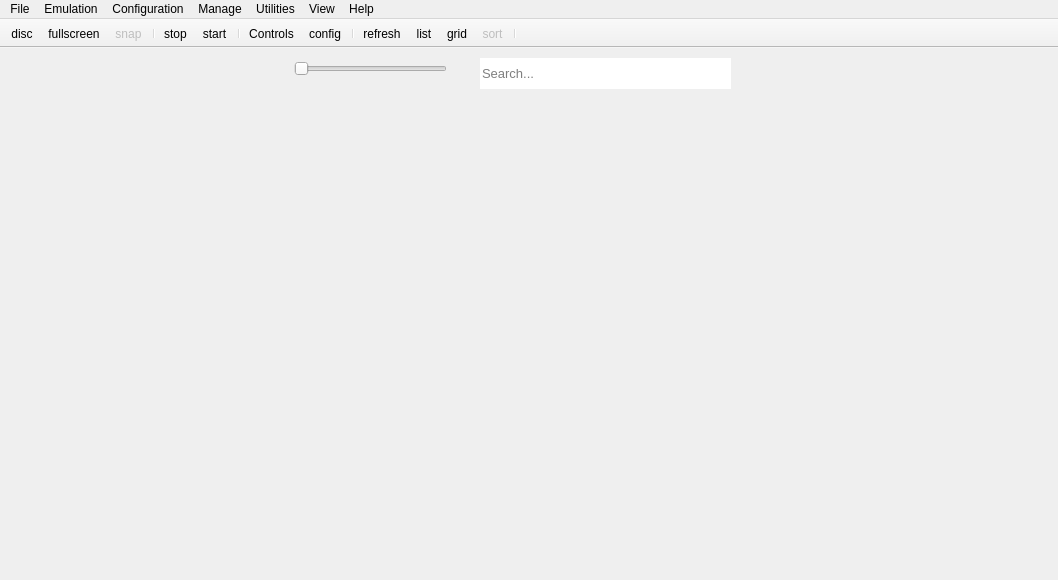
<?xml version="1.0" encoding="UTF-8"?>
<ui version="4.0">
 <class>main_window</class>
 <widget class="QMainWindow" name="main_window">
  <property name="geometry">
   <rect>
    <x>0</x>
    <y>0</y>
    <width>1058</width>
    <height>580</height>
   </rect>
  </property>
  <property name="sizePolicy">
   <sizepolicy hsizetype="Expanding" vsizetype="Expanding">
    <horstretch>0</horstretch>
    <verstretch>0</verstretch>
   </sizepolicy>
  </property>
  <property name="minimumSize">
   <size>
    <width>4</width>
    <height>0</height>
   </size>
  </property>
  <property name="windowTitle">
   <string>RPCS3</string>
  </property>
  <property name="autoFillBackground">
   <bool>false</bool>
  </property>
  <property name="animated">
   <bool>true</bool>
  </property>
  <property name="dockNestingEnabled">
   <bool>true</bool>
  </property>
  <property name="dockOptions">
   <set>QMainWindow::AllowNestedDocks|QMainWindow::AllowTabbedDocks|QMainWindow::AnimatedDocks|QMainWindow::GroupedDragging</set>
  </property>
  <widget class="QWidget" name="centralWidget">
   <property name="sizePolicy">
    <sizepolicy hsizetype="Expanding" vsizetype="Expanding">
     <horstretch>0</horstretch>
     <verstretch>0</verstretch>
    </sizepolicy>
   </property>
   <widget class="QLineEdit" name="mw_searchbar">
    <property name="geometry">
     <rect>
      <x>480</x>
      <y>10</y>
      <width>251</width>
      <height>31</height>
     </rect>
    </property>
    <property name="sizePolicy">
     <sizepolicy hsizetype="Expanding" vsizetype="Fixed">
      <horstretch>0</horstretch>
      <verstretch>0</verstretch>
     </sizepolicy>
    </property>
    <property name="font">
     <font>
      <pointsize>10</pointsize>
      <weight>50</weight>
      <bold>false</bold>
     </font>
    </property>
    <property name="focusPolicy">
     <enum>Qt::ClickFocus</enum>
    </property>
    <property name="frame">
     <bool>false</bool>
    </property>
    <property name="placeholderText">
     <string>Search...</string>
    </property>
    <property name="clearButtonEnabled">
     <bool>false</bool>
    </property>
   </widget>
   <widget class="QWidget" name="sizeSliderContainer" native="true">
    <property name="geometry">
     <rect>
      <x>280</x>
      <y>10</y>
      <width>181</width>
      <height>21</height>
     </rect>
    </property>
    <property name="sizePolicy">
     <sizepolicy hsizetype="Fixed" vsizetype="Preferred">
      <horstretch>0</horstretch>
      <verstretch>0</verstretch>
     </sizepolicy>
    </property>
    <layout class="QHBoxLayout" name="horizontalLayout">
     <property name="spacing">
      <number>0</number>
     </property>
     <property name="leftMargin">
      <number>14</number>
     </property>
     <property name="topMargin">
      <number>0</number>
     </property>
     <property name="rightMargin">
      <number>14</number>
     </property>
     <property name="bottomMargin">
      <number>0</number>
     </property>
     <item>
      <widget class="QSlider" name="sizeSlider">
       <property name="sizePolicy">
        <sizepolicy hsizetype="Expanding" vsizetype="Preferred">
         <horstretch>0</horstretch>
         <verstretch>0</verstretch>
        </sizepolicy>
       </property>
       <property name="focusPolicy">
        <enum>Qt::ClickFocus</enum>
       </property>
       <property name="autoFillBackground">
        <bool>false</bool>
       </property>
       <property name="orientation">
        <enum>Qt::Horizontal</enum>
       </property>
       <property name="tickPosition">
        <enum>QSlider::NoTicks</enum>
       </property>
      </widget>
     </item>
    </layout>
   </widget>
  </widget>
  <widget class="QMenuBar" name="menuBar">
   <property name="geometry">
    <rect>
     <x>0</x>
     <y>0</y>
     <width>1058</width>
     <height>21</height>
    </rect>
   </property>
   <property name="contextMenuPolicy">
    <enum>Qt::PreventContextMenu</enum>
   </property>
   <widget class="QMenu" name="menuFile">
    <property name="title">
     <string>File</string>
    </property>
    <widget class="QMenu" name="bootRecentMenu">
     <property name="enabled">
      <bool>true</bool>
     </property>
     <property name="title">
      <string>Boot Recent</string>
     </property>
     <property name="toolTipsVisible">
      <bool>true</bool>
     </property>
     <addaction name="clearRecentAct"/>
     <addaction name="freezeRecentAct"/>
     <addaction name="separator"/>
    </widget>
    <addaction name="bootElfAct"/>
    <addaction name="bootGameAct"/>
    <addaction name="bootRecentMenu"/>
    <addaction name="separator"/>
    <addaction name="bootInstallPkgAct"/>
    <addaction name="bootInstallPupAct"/>
    <addaction name="separator"/>
    <addaction name="exitAct"/>
   </widget>
   <widget class="QMenu" name="menuEmulation">
    <property name="title">
     <string>Emulation</string>
    </property>
    <addaction name="sysPauseAct"/>
    <addaction name="sysStopAct"/>
    <addaction name="sysRebootAct"/>
    <addaction name="actFrame_Advance"/>
    <addaction name="separator"/>
    <addaction name="sysSendOpenMenuAct"/>
    <addaction name="sysSendExitAct"/>
   </widget>
   <widget class="QMenu" name="menuConfiguration">
    <property name="title">
     <string>Configuration</string>
    </property>
    <addaction name="confCPUAct"/>
    <addaction name="confGPUAct"/>
    <addaction name="separator"/>
    <addaction name="confPadsAct"/>
    <addaction name="confAudioAct"/>
    <addaction name="confIOAct"/>
    <addaction name="confSystemAct"/>
    <addaction name="separator"/>
    <addaction name="confAutopauseManagerAct"/>
   </widget>
   <widget class="QMenu" name="menuManage">
    <property name="title">
     <string>Manage</string>
    </property>
    <addaction name="confVFSDialogAct"/>
    <addaction name="separator"/>
    <addaction name="actionManage_Users"/>
    <addaction name="confSavedataManagerAct"/>
    <addaction name="actionManage_RAP_Licences"/>
    <addaction name="actionManage_Trophy_Data"/>
   </widget>
   <widget class="QMenu" name="menuUtilities">
    <property name="title">
     <string>Utilities</string>
    </property>
    <addaction name="toolsCgDisasmAct"/>
    <addaction name="toolskernel_explorerAct"/>
    <addaction name="toolsmemory_viewerAct"/>
    <addaction name="toolsRsxDebuggerAct"/>
    <addaction name="toolsStringSearchAct"/>
    <addaction name="separator"/>
    <addaction name="toolsDecryptSprxLibsAct"/>
   </widget>
   <widget class="QMenu" name="menuView">
    <property name="title">
     <string>View</string>
    </property>
    <widget class="QMenu" name="menuGame_List_Icons">
     <property name="title">
      <string>Game List Icons</string>
     </property>
     <addaction name="setIconSizeTinyAct"/>
     <addaction name="setIconSizeSmallAct"/>
     <addaction name="setIconSizeMediumAct"/>
     <addaction name="setIconSizeLargeAct"/>
    </widget>
    <widget class="QMenu" name="menuGame_List_Mode">
     <property name="title">
      <string>Game List Mode</string>
     </property>
     <addaction name="setlistModeListAct"/>
     <addaction name="setlistModeGridAct"/>
    </widget>
    <widget class="QMenu" name="menuGame_Categories">
     <property name="title">
      <string>Game Categories</string>
     </property>
     <addaction name="showCatHDDGameAct"/>
     <addaction name="showCatDiscGameAct"/>
     <addaction name="showCatHomeAct"/>
     <addaction name="showCatAudioVideoAct"/>
     <addaction name="showCatGameDataAct"/>
     <addaction name="showCatUnknownAct"/>
     <addaction name="showCatOtherAct"/>
    </widget>
    <addaction name="showDebuggerAct"/>
    <addaction name="showLogAct"/>
    <addaction name="separator"/>
    <addaction name="showToolBarAct"/>
    <addaction name="separator"/>
    <addaction name="showGameListAct"/>
    <addaction name="separator"/>
    <addaction name="refreshGameListAct"/>
    <addaction name="menuGame_List_Mode"/>
    <addaction name="menuGame_List_Icons"/>
    <addaction name="menuGame_Categories"/>
   </widget>
   <widget class="QMenu" name="menuHelp">
    <property name="title">
     <string>Help</string>
    </property>
    <addaction name="actionCheck_for_Updates"/>
    <addaction name="separator"/>
    <addaction name="aboutAct"/>
    <addaction name="aboutQtAct"/>
   </widget>
   <addaction name="menuFile"/>
   <addaction name="menuEmulation"/>
   <addaction name="menuConfiguration"/>
   <addaction name="menuManage"/>
   <addaction name="menuUtilities"/>
   <addaction name="menuView"/>
   <addaction name="menuHelp"/>
  </widget>
  <widget class="QToolBar" name="toolBar">
   <property name="sizePolicy">
    <sizepolicy hsizetype="Preferred" vsizetype="Preferred">
     <horstretch>0</horstretch>
     <verstretch>0</verstretch>
    </sizepolicy>
   </property>
   <property name="contextMenuPolicy">
    <enum>Qt::PreventContextMenu</enum>
   </property>
   <property name="windowTitle">
    <string>Show tool bar</string>
   </property>
   <property name="movable">
    <bool>false</bool>
   </property>
   <property name="allowedAreas">
    <set>Qt::TopToolBarArea</set>
   </property>
   <property name="iconSize">
    <size>
     <width>30</width>
     <height>30</height>
    </size>
   </property>
   <property name="toolButtonStyle">
    <enum>Qt::ToolButtonIconOnly</enum>
   </property>
   <property name="floatable">
    <bool>false</bool>
   </property>
   <attribute name="toolBarArea">
    <enum>TopToolBarArea</enum>
   </attribute>
   <attribute name="toolBarBreak">
    <bool>false</bool>
   </attribute>
   <addaction name="toolbar_disc"/>
   <addaction name="toolbar_fullscreen"/>
   <addaction name="toolbar_snap"/>
   <addaction name="separator"/>
   <addaction name="toolbar_stop"/>
   <addaction name="toolbar_start"/>
   <addaction name="separator"/>
   <addaction name="toolbar_controls"/>
   <addaction name="toolbar_config"/>
   <addaction name="separator"/>
   <addaction name="toolbar_refresh"/>
   <addaction name="toolbar_list"/>
   <addaction name="toolbar_grid"/>
   <addaction name="toolbar_sort"/>
   <addaction name="separator"/>
  </widget>
  <action name="bootElfAct">
   <property name="text">
    <string>Boot SELF/ELF</string>
   </property>
  </action>
  <action name="bootGameAct">
   <property name="text">
    <string>Boot Game</string>
   </property>
  </action>
  <action name="bootInstallPkgAct">
   <property name="text">
    <string>Install .pkg</string>
   </property>
   <property name="toolTip">
    <string>Install application from pkg file</string>
   </property>
  </action>
  <action name="bootInstallPupAct">
   <property name="text">
    <string>Install Firmware</string>
   </property>
   <property name="toolTip">
    <string>Install firmware from PS3UPDAT.PUP</string>
   </property>
  </action>
  <action name="sysPauseAct">
   <property name="enabled">
    <bool>false</bool>
   </property>
   <property name="icon">
    <iconset resource="../resources.qrc">
     <normaloff>:/Icons/pause.png</normaloff>:/Icons/pause.png</iconset>
   </property>
   <property name="text">
    <string>Pause</string>
   </property>
   <property name="toolTip">
    <string>Start Emulation</string>
   </property>
  </action>
  <action name="sysStopAct">
   <property name="enabled">
    <bool>false</bool>
   </property>
   <property name="icon">
    <iconset resource="../resources.qrc">
     <normaloff>:/Icons/stop.png</normaloff>:/Icons/stop.png</iconset>
   </property>
   <property name="text">
    <string>Stop</string>
   </property>
   <property name="toolTip">
    <string>Stop Emulation</string>
   </property>
  </action>
  <action name="sysSendOpenMenuAct">
   <property name="enabled">
    <bool>false</bool>
   </property>
   <property name="text">
    <string>Send Open System Menu CMD</string>
   </property>
  </action>
  <action name="sysSendExitAct">
   <property name="enabled">
    <bool>false</bool>
   </property>
   <property name="text">
    <string>Send Exit CMD</string>
   </property>
  </action>
  <action name="confCPUAct">
   <property name="text">
    <string>CPU</string>
   </property>
   <property name="toolTip">
    <string>Configure CPU</string>
   </property>
  </action>
  <action name="confGPUAct">
   <property name="text">
    <string>GPU</string>
   </property>
   <property name="toolTip">
    <string>Configure Graphics</string>
   </property>
  </action>
  <action name="confPadsAct">
   <property name="text">
    <string>Pads</string>
   </property>
   <property name="iconText">
    <string>Pads</string>
   </property>
   <property name="toolTip">
    <string>Configure Controls</string>
   </property>
  </action>
  <action name="confAudioAct">
   <property name="text">
    <string>Audio</string>
   </property>
   <property name="toolTip">
    <string>Configure Audio</string>
   </property>
  </action>
  <action name="confIOAct">
   <property name="text">
    <string>Input/Output</string>
   </property>
   <property name="toolTip">
    <string>Configure Input/Output</string>
   </property>
  </action>
  <action name="confSystemAct">
   <property name="text">
    <string>System</string>
   </property>
   <property name="toolTip">
    <string>Configure System</string>
   </property>
  </action>
  <action name="confAutopauseManagerAct">
   <property name="enabled">
    <bool>false</bool>
   </property>
   <property name="text">
    <string>Auto Pause</string>
   </property>
   <property name="toolTip">
    <string>Configure Auto Pause</string>
   </property>
  </action>
  <action name="exitAct">
   <property name="text">
    <string>Exit</string>
   </property>
   <property name="toolTip">
    <string>Exit RPCS3</string>
   </property>
   <property name="statusTip">
    <string>Exit the application</string>
   </property>
  </action>
  <action name="confSavedataManagerAct">
   <property name="enabled">
    <bool>true</bool>
   </property>
   <property name="text">
    <string>Save Data</string>
   </property>
   <property name="toolTip">
    <string>Manage Save Data</string>
   </property>
  </action>
  <action name="actionManage_Trophy_Data">
   <property name="enabled">
    <bool>true</bool>
   </property>
   <property name="text">
    <string>Trophies</string>
   </property>
   <property name="toolTip">
    <string>Manage Trophies</string>
   </property>
  </action>
  <action name="actionManage_Users">
   <property name="enabled">
    <bool>false</bool>
   </property>
   <property name="text">
    <string>User Accounts</string>
   </property>
   <property name="toolTip">
    <string>Manage User Accounts</string>
   </property>
  </action>
  <action name="toolsCgDisasmAct">
   <property name="text">
    <string>Cg Disasm</string>
   </property>
  </action>
  <action name="toolskernel_explorerAct">
   <property name="enabled">
    <bool>false</bool>
   </property>
   <property name="text">
    <string>Kernel Explorer</string>
   </property>
  </action>
  <action name="toolsmemory_viewerAct">
   <property name="enabled">
    <bool>false</bool>
   </property>
   <property name="text">
    <string>Memory Viewer</string>
   </property>
  </action>
  <action name="toolsRsxDebuggerAct">
   <property name="enabled">
    <bool>false</bool>
   </property>
   <property name="text">
    <string>RSX Debugger</string>
   </property>
  </action>
  <action name="toolsStringSearchAct">
   <property name="enabled">
    <bool>false</bool>
   </property>
   <property name="text">
    <string>String Search</string>
   </property>
  </action>
  <action name="toolsDecryptSprxLibsAct">
   <property name="text">
    <string>SPRX Decryption</string>
   </property>
  </action>
  <action name="showDebuggerAct">
   <property name="checkable">
    <bool>true</bool>
   </property>
   <property name="text">
    <string>Show Debugger</string>
   </property>
  </action>
  <action name="showLogAct">
   <property name="checkable">
    <bool>true</bool>
   </property>
   <property name="text">
    <string>Show Log/TTY</string>
   </property>
  </action>
  <action name="aboutAct">
   <property name="text">
    <string>About RPCS3</string>
   </property>
  </action>
  <action name="aboutQtAct">
   <property name="text">
    <string>About Qt</string>
   </property>
  </action>
  <action name="showGameListAct">
   <property name="checkable">
    <bool>true</bool>
   </property>
   <property name="text">
    <string>Show Game List</string>
   </property>
  </action>
  <action name="showToolBarAct">
   <property name="checkable">
    <bool>true</bool>
   </property>
   <property name="text">
    <string>Show Tool Bar</string>
   </property>
  </action>
  <action name="refreshGameListAct">
   <property name="text">
    <string>Game List Refresh</string>
   </property>
  </action>
  <action name="actionManage_RAP_Licences">
   <property name="enabled">
    <bool>false</bool>
   </property>
   <property name="text">
    <string>RAP Files</string>
   </property>
  </action>
  <action name="actionCheck_for_Updates">
   <property name="enabled">
    <bool>false</bool>
   </property>
   <property name="text">
    <string>Check for Updates</string>
   </property>
  </action>
  <action name="confVFSDialogAct">
   <property name="text">
    <string>Virtual File System</string>
   </property>
  </action>
  <action name="clearRecentAct">
   <property name="text">
    <string>List Clear</string>
   </property>
  </action>
  <action name="freezeRecentAct">
   <property name="checkable">
    <bool>true</bool>
   </property>
   <property name="text">
    <string>List Freeze</string>
   </property>
  </action>
  <action name="setIconSizeTinyAct">
   <property name="checkable">
    <bool>true</bool>
   </property>
   <property name="text">
    <string>Tiny</string>
   </property>
  </action>
  <action name="setIconSizeSmallAct">
   <property name="checkable">
    <bool>true</bool>
   </property>
   <property name="checked">
    <bool>true</bool>
   </property>
   <property name="text">
    <string>Small</string>
   </property>
  </action>
  <action name="setIconSizeMediumAct">
   <property name="checkable">
    <bool>true</bool>
   </property>
   <property name="text">
    <string>Medium</string>
   </property>
  </action>
  <action name="setIconSizeLargeAct">
   <property name="checkable">
    <bool>true</bool>
   </property>
   <property name="text">
    <string>Large</string>
   </property>
  </action>
  <action name="setlistModeListAct">
   <property name="checkable">
    <bool>true</bool>
   </property>
   <property name="checked">
    <bool>true</bool>
   </property>
   <property name="text">
    <string>List View</string>
   </property>
  </action>
  <action name="setlistModeGridAct">
   <property name="checkable">
    <bool>true</bool>
   </property>
   <property name="text">
    <string>Grid View</string>
   </property>
  </action>
  <action name="sysRebootAct">
   <property name="enabled">
    <bool>false</bool>
   </property>
   <property name="icon">
    <iconset resource="../resources.qrc">
     <normaloff>:/Icons/restart.png</normaloff>:/Icons/restart.png</iconset>
   </property>
   <property name="text">
    <string>Restart</string>
   </property>
  </action>
  <action name="showCatHDDGameAct">
   <property name="checkable">
    <bool>true</bool>
   </property>
   <property name="checked">
    <bool>true</bool>
   </property>
   <property name="text">
    <string>HDD Games</string>
   </property>
  </action>
  <action name="showCatDiscGameAct">
   <property name="checkable">
    <bool>true</bool>
   </property>
   <property name="checked">
    <bool>true</bool>
   </property>
   <property name="text">
    <string>Disc Games</string>
   </property>
  </action>
  <action name="showCatHomeAct">
   <property name="checkable">
    <bool>true</bool>
   </property>
   <property name="checked">
    <bool>true</bool>
   </property>
   <property name="text">
    <string>Home</string>
   </property>
  </action>
  <action name="showCatAudioVideoAct">
   <property name="checkable">
    <bool>true</bool>
   </property>
   <property name="checked">
    <bool>true</bool>
   </property>
   <property name="text">
    <string>Audio/Video</string>
   </property>
  </action>
  <action name="showCatGameDataAct">
   <property name="checkable">
    <bool>true</bool>
   </property>
   <property name="checked">
    <bool>true</bool>
   </property>
   <property name="text">
    <string>Game Data</string>
   </property>
  </action>
  <action name="showCatUnknownAct">
   <property name="checkable">
    <bool>true</bool>
   </property>
   <property name="checked">
    <bool>true</bool>
   </property>
   <property name="text">
    <string>Unknown</string>
   </property>
  </action>
  <action name="toolbar_start">
   <property name="icon">
    <iconset resource="../resources.qrc">
     <normaloff>:/Icons/pause.png</normaloff>:/Icons/pause.png</iconset>
   </property>
   <property name="text">
    <string>start</string>
   </property>
   <property name="toolTip">
    <string>Pause emulation</string>
   </property>
  </action>
  <action name="toolbar_stop">
   <property name="icon">
    <iconset resource="../resources.qrc">
     <normaloff>:/Icons/stop.png</normaloff>:/Icons/stop.png</iconset>
   </property>
   <property name="text">
    <string>stop</string>
   </property>
   <property name="toolTip">
    <string>Stop emulation</string>
   </property>
  </action>
  <action name="toolbar_config">
   <property name="icon">
    <iconset resource="../resources.qrc">
     <normaloff>:/Icons/configure.png</normaloff>:/Icons/configure.png</iconset>
   </property>
   <property name="text">
    <string>config</string>
   </property>
   <property name="toolTip">
    <string>Configuration</string>
   </property>
  </action>
  <action name="toolbar_controls">
   <property name="icon">
    <iconset resource="../resources.qrc">
     <normaloff>:/Icons/controls.png</normaloff>:/Icons/controls.png</iconset>
   </property>
   <property name="text">
    <string>Controls</string>
   </property>
   <property name="iconText">
    <string>Controls</string>
   </property>
   <property name="toolTip">
    <string>Configure controls</string>
   </property>
  </action>
  <action name="toolbar_snap">
   <property name="enabled">
    <bool>false</bool>
   </property>
   <property name="icon">
    <iconset resource="../resources.qrc">
     <normaloff>:/Icons/screenshot.png</normaloff>:/Icons/screenshot.png</iconset>
   </property>
   <property name="text">
    <string>snap</string>
   </property>
   <property name="toolTip">
    <string>Capture frame</string>
   </property>
   <property name="visible">
    <bool>false</bool>
   </property>
   <property name="iconVisibleInMenu">
    <bool>true</bool>
   </property>
  </action>
  <action name="toolbar_fullscreen">
   <property name="icon">
    <iconset resource="../resources.qrc">
     <normaloff>:/Icons/fullscreen.png</normaloff>:/Icons/fullscreen.png</iconset>
   </property>
   <property name="text">
    <string>fullscreen</string>
   </property>
   <property name="toolTip">
    <string>Toggle fullscreen</string>
   </property>
  </action>
  <action name="toolbar_list">
   <property name="icon">
    <iconset resource="../resources.qrc">
     <normaloff>:/Icons/list.png</normaloff>:/Icons/list.png</iconset>
   </property>
   <property name="text">
    <string>list</string>
   </property>
   <property name="toolTip">
    <string>Switch to list mode</string>
   </property>
  </action>
  <action name="toolbar_grid">
   <property name="icon">
    <iconset resource="../resources.qrc">
     <normaloff>:/Icons/grid.png</normaloff>:/Icons/grid.png</iconset>
   </property>
   <property name="text">
    <string>grid</string>
   </property>
   <property name="toolTip">
    <string>Switch to grid mode</string>
   </property>
  </action>
  <action name="toolbar_sort">
   <property name="enabled">
    <bool>false</bool>
   </property>
   <property name="icon">
    <iconset resource="../resources.qrc">
     <normaloff>:/Icons/sort.png</normaloff>:/Icons/sort.png</iconset>
   </property>
   <property name="text">
    <string>sort</string>
   </property>
   <property name="toolTip">
    <string>Sort options</string>
   </property>
   <property name="visible">
    <bool>false</bool>
   </property>
   <property name="iconVisibleInMenu">
    <bool>true</bool>
   </property>
  </action>
  <action name="toolbar_refresh">
   <property name="icon">
    <iconset resource="../resources.qrc">
     <normaloff>:/Icons/refresh.png</normaloff>:/Icons/refresh.png</iconset>
   </property>
   <property name="text">
    <string>refresh</string>
   </property>
   <property name="toolTip">
    <string>Refresh gamelist</string>
   </property>
  </action>
  <action name="toolbar_disc">
   <property name="icon">
    <iconset resource="../resources.qrc">
     <normaloff>:/Icons/disc.png</normaloff>:/Icons/disc.png</iconset>
   </property>
   <property name="text">
    <string>disc</string>
   </property>
   <property name="toolTip">
    <string>Boot game</string>
   </property>
  </action>
  <action name="showCatOtherAct">
   <property name="checkable">
    <bool>true</bool>
   </property>
   <property name="checked">
    <bool>true</bool>
   </property>
   <property name="text">
    <string>Other</string>
   </property>
  </action>
  <action name="showGameToolBarAct">
   <property name="checkable">
    <bool>true</bool>
   </property>
   <property name="text">
    <string>Show Game Tool Bar</string>
   </property>
  </action>
  <action name="actionEnable">
   <property name="text">
    <string>Enable</string>
   </property>
  </action>
  <action name="actionDisable">
   <property name="text">
    <string>Disable</string>
   </property>
  </action>
  <action name="actFrame_Advance">
   <property name="checkable">
    <bool>true</bool>
   </property>
   <property name="text">
    <string>Frame Advance</string>
   </property>
  </action>
 </widget>
 <layoutdefault spacing="6" margin="11"/>
 <resources>
  <include location="../resources.qrc"/>
  <include location="../resources.qrc"/>
 </resources>
 <connections/>
</ui>
